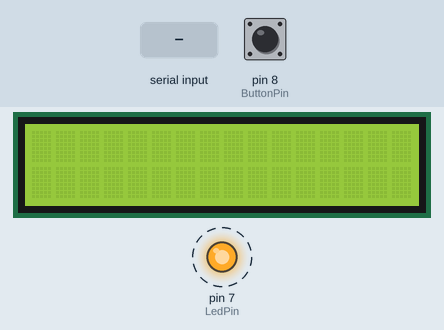
This program was run on a simulated Arduino Uno, built with avr-gcc and run on an emulated ATmega328P. On the bench: 16×2 character LCD, output pins drawn as LEDs (lit = HIGH). Dashed ring = blinking. The test bench sets the inputs (shaded band); at power-on: pin 8 (ButtonPin) HIGH. What the program prints to the serial monitor is not drawn.

Above: at 0.9 s.
1.0 s: "A90\n" received over Serial
4.0 s: "B90\n" received over Serial
5.5 s: "C90\n" received over Serial
Timing chart, 0 to 13.5 s (numbered marks = the images above; inputs shaded):
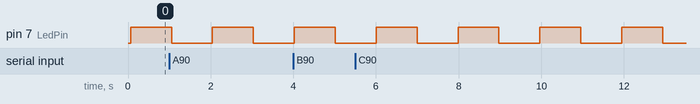

Measured:
- by itself, pin 7 (LedPin): alternates HIGH for 0.99 s and LOW for 0.99 s

The program:

main.cpp
```cpp
#include <Arduino.h>
#include <Arduino_FreeRTOS.h>
#include "queue.h"
#include <LiquidCrystal.h>

// --------------------- CONFIGS ------------------------------------
constexpr int LedPin = 7;
constexpr int ButtonPin = 8;
constexpr int rs = 11,
en = 12,
d4 = 2,
d5 = 3,
d6 = 4,
d7 = 5;

constexpr int LCDBufferSize = 17; // one line + null terminator

// --------------------- Global vars and stuff -----------------------
QueueHandle_t QueueDelayChange;
QueueHandle_t QueueButtonInstruction;
QueueHandle_t QueueButtonResponse;
QueueHandle_t QueueLCDWrite;

LiquidCrystal lcd(rs, en, d4, d5, d6, d7);

enum ButtonInstruction {
    SAVE,
    SEND,
};

[[noreturn]] void taskReadInput(void *_);
[[noreturn]] void taskBlinkLamp(void *_);
[[noreturn]] void taskButton(void *_);
[[noreturn]] void taskWriteToLCD(void *_);

// ---------------------- Main code --------------------------------------

void setup() {
    Serial.begin(9600);
    lcd.begin(16, 2);
    QueueDelayChange = xQueueCreate(1, sizeof(int));
    QueueButtonInstruction = xQueueCreate(2, sizeof(int));
    QueueButtonResponse = xQueueCreate(1, sizeof(unsigned long));
    QueueLCDWrite = xQueueCreate(1, LCDBufferSize);

    pinMode(LedPin, OUTPUT);
    pinMode(ButtonPin, INPUT_PULLUP);


    xTaskCreate(
        taskReadInput,
        "ReadInput",
        128,
        nullptr,
        1,
        nullptr
    );

    xTaskCreate(
        taskBlinkLamp,
        "BlinkLamp",
        64,
        nullptr,
        1,
        nullptr
    );

    xTaskCreate(
        taskButton,
        "Button",
        64,
        nullptr,
        1,
        nullptr
    );

    xTaskCreate(
        taskWriteToLCD,
        "WriteToLCD",
        128,
        nullptr,
        1,
        nullptr
    );

    Serial.println("All task created");
    vTaskStartScheduler();
}

void loop() {
	// no
}

// --------------------------------- Tasks ---------------------------------

[[noreturn]] void taskReadInput(void *_) {
    for (;;) {
        if (Serial.available() == 0) {
            vTaskDelay(pdMS_TO_TICKS(10));
            continue;
        }

        char input[LCDBufferSize];
        const size_t bytesRead = Serial.readBytesUntil('\n', input, sizeof input - 1);
        input[bytesRead] = '\0';
        const char commandChar = input[0];

        switch (commandChar) {
            case 'A': {
                char inputNumber[2];
                strncpy(inputNumber, input + 2, 2);
                const int newDelay = atoi(inputNumber);

                if (newDelay < 1 || newDelay > 99 || input[1] != ':') {
                    Serial.println("Invalid Input for command A. Use format `A:xx`");
                    break;
                }

                Serial.print("New Delay: ");
                Serial.println(newDelay);
                xQueueSend(QueueDelayChange, &newDelay, portMAX_DELAY);
                break;
            }
            case 'B': {
                ButtonInstruction instruction = SEND;
                xQueueSend(QueueButtonInstruction, &instruction, portMAX_DELAY);
                int response;
                xQueueReceive(QueueButtonResponse, &response, portMAX_DELAY);
                Serial.print("Time since last button press: ");
                Serial.print(response / 1000);
                Serial.println(" seconds");
                break;
            }
            case 'C': {
                if (input[1] != ':') {
                    Serial.println("Invalid input for command C. use format `C:<text>`");
                    break;
                }

                char toLCD[LCDBufferSize] = {0};
                strncpy(toLCD, input + 2, LCDBufferSize);
                toLCD[16] = '\0';
                Serial.print("Writing to LCD: ");
                Serial.println(toLCD);
                xQueueSend(QueueLCDWrite, toLCD, portMAX_DELAY);
                break;
            }
            default: {
                break;
            }
        }
    }
}

[[noreturn]] void taskBlinkLamp(void *_) {
    int blinkDelay = 1; // in seconds

    for (;;) {
        xQueueReceive(QueueDelayChange, &blinkDelay, 0);

        digitalWrite(LedPin, HIGH);
        vTaskDelay(pdMS_TO_TICKS(1000));
        digitalWrite(LedPin, LOW);
        vTaskDelay(pdMS_TO_TICKS(blinkDelay * 1000));
    }
}

// buttonHandler and buttonPoller had to be combined into one to save RAM
[[noreturn]] void taskButton(void *_) {
    unsigned long lastPress = millis();
    bool lastState = HIGH;
    constexpr int debounce = 50;
    constexpr int pollInterval = 100;

    for (;;) {
        // Poll button state
        const bool currentState = digitalRead(ButtonPin);

        if (lastState == HIGH && currentState == LOW) {
            vTaskDelay(pdMS_TO_TICKS(debounce));
            lastPress = millis();
        }

        lastState = currentState;

        // Check for SEND instruction with timeout
        ButtonInstruction instruction;
        if (xQueueReceive(QueueButtonInstruction, &instruction, pdMS_TO_TICKS(pollInterval)) == pdTRUE) {
            if (instruction == SEND) {
                unsigned long timeSinceLastPress = millis() - lastPress;
                xQueueSend(QueueButtonResponse, &timeSinceLastPress, portMAX_DELAY);
            }
        }
    }
}


[[noreturn]] void taskWriteToLCD(void *_) {
    for (;;) {
        char output[LCDBufferSize];
        xQueueReceive(QueueLCDWrite, &output, portMAX_DELAY);
        lcd.setCursor(0, 0);
        lcd.clear();
        lcd.print(output);
    }
}
```
